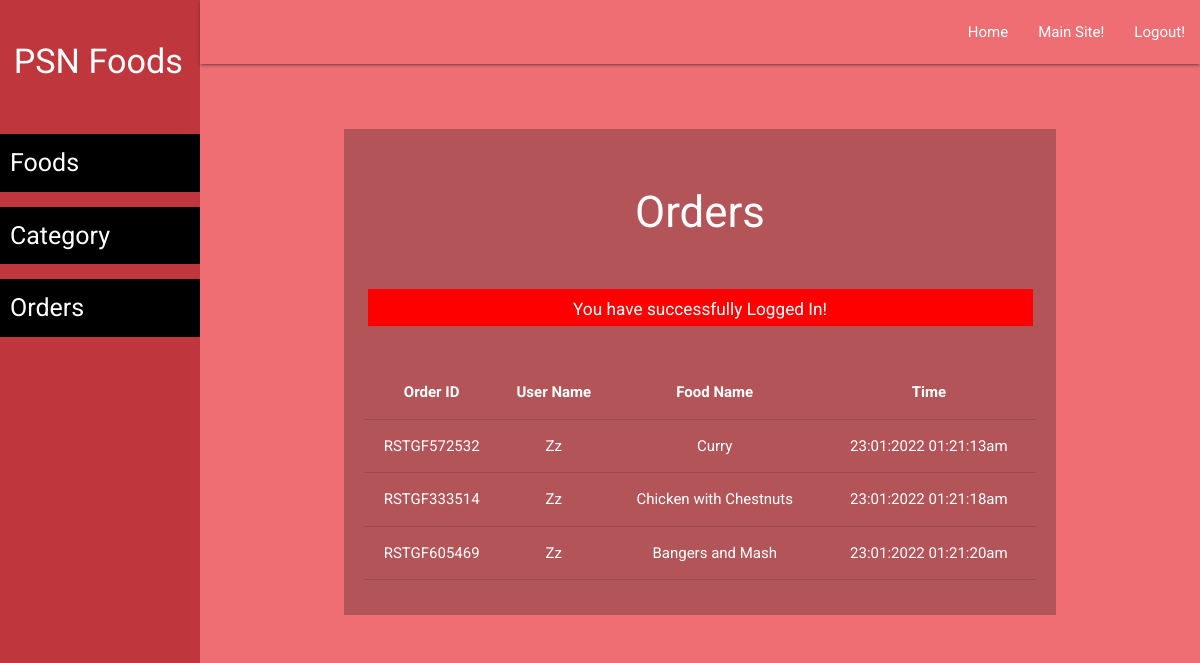
Page /admin/order-list.php (signed in) on the committed database.
### tables this page shows
CREATE TABLE `orders` (
  `id` int(11) NOT NULL,
  `order_id` varchar(20) NOT NULL,
  `user_id` varchar(10) NOT NULL,
  `food_id` varchar(10) NOT NULL,
  `user_name` varchar(100) NOT NULL,
  `timestamp` varchar(50) NOT NULL
);

CREATE TABLE `food` (
  `id` int(11) NOT NULL,
  `cat_id` int(10) NOT NULL,
  `fname` varchar(50) NOT NULL,
  `description` varchar(250) NOT NULL
);

### admin/order-list.php (the view, shortened to what this page needs)
<?php require('layout/header.php'); ?>
<?php require('layout/left-sidebar-long.php'); ?>
<?php require('layout/topnav.php'); ?>
<?php require('layout/left-sidebar-short.php'); ?>
<?php
require('../backends/connection-pdo.php');
$sql = 'SELECT orders.order_id, orders.user_name, orders.timestamp, food.fname FROM orders LEFT JOIN food ON orders.food_id = food.id';
$query  = $pdoconn->prepare($sql);
$query->execute();
$arr_all = $query->fetchAll(PDO::FETCH_ASSOC);
?>
<div class="section white-text" style="background: #B35458;">
	<div class="section">
		<h3>Orders</h3>
	</div>
  <?php
    if (isset($_SESSION['msg'])) {
        echo '<div class="section center" style="margin: 5px 35px;"><div class="row" style="background: red; color: white;">
        <div class="col s12">
            <h6>'.$_SESSION['msg'].'</h6>
            </div>
        </div></div>';
    }
    ?>
	<div class="section center" style="padding: 20px;">
		<table class="centered responsive-table">
        <thead>
          <tr>
              <th>Order ID</th>
              <th>User Name</th>
              <th>Food Name</th>
              <th>Time</th>
          </tr>
        </thead>
        <tbody>
          <?php
            foreach ($arr_all as $key) {
          ?>
          <tr>
            <td><?php echo $key['order_id']; ?></td>
            <td><?php echo $key['user_name']; ?></td>
            <td><?php echo $key['fname']; ?></td>
            <td><?php echo $key['timestamp']; ?></td>
          </tr>
          <?php } ?>
        </tbody>
      </table>
	</div>
</div>
<?php require('layout/footer.php'); ?>

### css/form-style.css (style rules this page uses)
body { background: #ee6e73; font-family: "Roboto", sans-serif; -webkit-font-smoothing: antialiased; -moz-osx-font-smoothing: grayscale; }
.row { margin-bottom: 0 !important; }
.col { padding: 0 !important; }

### rows in the picture
orders: order "RSTGF572532", user_name "Zz", food.fname "Curry", timestamp "23:01:2022 01:21:13am"
orders: order "RSTGF333514", user_name "Zz", food.fname "Chicken with Chestnuts", timestamp "23:01:2022 01:21:18am"
orders: order "RSTGF605469", user_name "Zz", food.fname "Bangers and Mash", timestamp "23:01:2022 01:21:20am"

### other values in the picture
$_SESSION['msg'] "You have successfully Logged In!"
